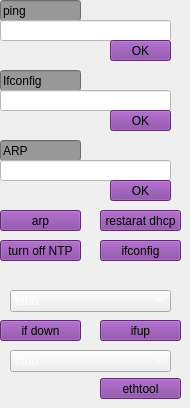
              <widget class="QWidget" name="tab_3">
               <attribute name="title">
                <string>redes</string>
               </attribute>
               <widget class="QLineEdit" name="lineEdit_9">
                <property name="geometry">
                 <rect>
                  <x>0</x>
                  <y>0</y>
                  <width>81</width>
                  <height>21</height>
                 </rect>
                </property>
                <property name="styleSheet">
                 <string notr="true">background-color: rgb(152, 152, 152);</string>
                </property>
                <property name="text">
                 <string>ping</string>
                </property>
               </widget>
               <widget class="QLineEdit" name="sn1_5">
                <property name="geometry">
                 <rect>
                  <x>0</x>
                  <y>20</y>
                  <width>171</width>
                  <height>21</height>
                 </rect>
                </property>
                <property name="styleSheet">
                 <string notr="true">color: rgb(0, 0, 0);
background-color: rgb(255, 255, 255);</string>
                </property>
                <property name="text">
                 <string/>
                </property>
               </widget>
               <widget class="QPushButton" name="bt_okl3">
                <property name="geometry">
                 <rect>
                  <x>110</x>
                  <y>40</y>
                  <width>61</width>
                  <height>21</height>
                 </rect>
                </property>
                <property name="styleSheet">
                 <string notr="true">QPushButton{
	background-color: rgb(129, 61, 156);
}

QPushButton:hover{
	background-color: rgba(255, 0, 140, 114);
}</string>
                </property>
                <property name="text">
                 <string>OK</string>
                </property>
               </widget>
               <widget class="QLineEdit" name="lineEdit_8">
                <property name="geometry">
                 <rect>
                  <x>0</x>
                  <y>70</y>
                  <width>81</width>
                  <height>21</height>
                 </rect>
                </property>
                <property name="styleSheet">
                 <string notr="true">background-color: rgb(152, 152, 152);</string>
                </property>
                <property name="text">
                 <string>Ifconfig</string>
                </property>
               </widget>
               <widget class="QLineEdit" name="sn1_4">
                <property name="geometry">
                 <rect>
                  <x>0</x>
                  <y>90</y>
                  <width>171</width>
                  <height>21</height>
                 </rect>
                </property>
                <property name="styleSheet">
                 <string notr="true">color: rgb(0, 0, 0);
background-color: rgb(255, 255, 255);</string>
                </property>
                <property name="text">
                 <string/>
                </property>
               </widget>
               <widget class="QPushButton" name="bt_okl2">
                <property name="geometry">
                 <rect>
                  <x>110</x>
                  <y>110</y>
                  <width>61</width>
                  <height>21</height>
                 </rect>
                </property>
                <property name="styleSheet">
                 <string notr="true">QPushButton{
	background-color: rgb(129, 61, 156);
}

QPushButton:hover{
	background-color: rgba(255, 0, 140, 114);
}</string>
                </property>
                <property name="text">
                 <string>OK</string>
                </property>
               </widget>
               <widget class="QLineEdit" name="lineEdit_7">
                <property name="geometry">
                 <rect>
                  <x>0</x>
                  <y>140</y>
                  <width>81</width>
                  <height>21</height>
                 </rect>
                </property>
                <property name="styleSheet">
                 <string notr="true">background-color: rgb(152, 152, 152);
</string>
                </property>
                <property name="text">
                 <string>ARP</string>
                </property>
               </widget>
               <widget class="QLineEdit" name="sn1_3">
                <property name="geometry">
                 <rect>
                  <x>0</x>
                  <y>160</y>
                  <width>171</width>
                  <height>21</height>
                 </rect>
                </property>
                <property name="styleSheet">
                 <string notr="true">color: rgb(0, 0, 0);
background-color: rgb(255, 255, 255);</string>
                </property>
                <property name="text">
                 <string/>
                </property>
               </widget>
               <widget class="QPushButton" name="bt_okl">
                <property name="geometry">
                 <rect>
                  <x>110</x>
                  <y>180</y>
                  <width>61</width>
                  <height>21</height>
                 </rect>
                </property>
                <property name="styleSheet">
                 <string notr="true">QPushButton{
	background-color: rgb(129, 61, 156);
}

QPushButton:hover{
	background-color: rgba(255, 0, 140, 114);
}</string>
                </property>
                <property name="text">
                 <string>OK</string>
                </property>
               </widget>
               <widget class="QPushButton" name="bt_arp">
                <property name="geometry">
                 <rect>
                  <x>0</x>
                  <y>210</y>
                  <width>81</width>
                  <height>21</height>
                 </rect>
                </property>
                <property name="styleSheet">
                 <string notr="true">QPushButton{
	background-color: rgb(129, 61, 156);
}

QPushButton:hover{
	background-color: rgba(255, 0, 140, 114);
}</string>
                </property>
                <property name="text">
                 <string>arp</string>
                </property>
               </widget>
               <widget class="QPushButton" name="bt_ifcong">
                <property name="geometry">
                 <rect>
                  <x>100</x>
                  <y>240</y>
                  <width>81</width>
                  <height>21</height>
                 </rect>
                </property>
                <property name="styleSheet">
                 <string notr="true">QPushButton{
	background-color: rgb(129, 61, 156);
}

QPushButton:hover{
	background-color: rgba(255, 0, 140, 114);
}</string>
                </property>
                <property name="text">
                 <string>ifconfig</string>
                </property>
               </widget>
               <widget class="QPushButton" name="bt_dhcpd">
                <property name="geometry">
                 <rect>
                  <x>100</x>
                  <y>210</y>
                  <width>81</width>
                  <height>21</height>
                 </rect>
                </property>
                <property name="styleSheet">
                 <string notr="true">QPushButton{
	background-color: rgb(129, 61, 156);
}

QPushButton:hover{
	background-color: rgba(255, 0, 140, 114);
}</string>
                </property>
                <property name="text">
                 <string>restarat dhcp</string>
                </property>
               </widget>
               <widget class="QPushButton" name="bt_ntp">
                <property name="geometry">
                 <rect>
                  <x>0</x>
                  <y>240</y>
                  <width>81</width>
                  <height>21</height>
                 </rect>
                </property>
                <property name="styleSheet">
                 <string notr="true">QPushButton{
	background-color: rgb(129, 61, 156);
}

QPushButton:hover{
	background-color: rgba(255, 0, 140, 114);
}</string>
                </property>
                <property name="text">
                 <string>turn off NTP</string>
                </property>
               </widget>
               <widget class="QPushButton" name="bt_ifd">
                <property name="geometry">
                 <rect>
                  <x>0</x>
                  <y>320</y>
                  <width>81</width>
                  <height>21</height>
                 </rect>
                </property>
                <property name="styleSheet">
                 <string notr="true">QPushButton{
	background-color: rgb(129, 61, 156);
}

QPushButton:hover{
	background-color: rgba(255, 0, 140, 114);
}</string>
                </property>
                <property name="text">
                 <string>if down</string>
                </property>
               </widget>
               <widget class="QPushButton" name="bt_ifu">
                <property name="geometry">
                 <rect>
                  <x>100</x>
                  <y>320</y>
                  <width>81</width>
                  <height>21</height>
                 </rect>
                </property>
                <property name="styleSheet">
                 <string notr="true">QPushButton{
	background-color: rgb(129, 61, 156);
}

QPushButton:hover{
	background-color: rgba(255, 0, 140, 114);
}</string>
                </property>
                <property name="text">
                 <string>ifup</string>
                </property>
               </widget>
               <widget class="QComboBox" name="comboBox">
                <property name="geometry">
                 <rect>
                  <x>10</x>
                  <y>290</y>
                  <width>161</width>
                  <height>22</height>
                 </rect>
                </property>
                <property name="styleSheet">
                 <string notr="true">color: rgb(255, 255, 255);</string>
                </property>
                <item>
                 <property name="text">
                  <string>eth0</string>
                 </property>
                </item>
                <item>
                 <property name="text">
                  <string>eth1</string>
                 </property>
                </item>
                <item>
                 <property name="text">
                  <string>eth2</string>
                 </property>
                </item>
                <item>
                 <property name="text">
                  <string>eth3</string>
                 </property>
                </item>
                <item>
                 <property name="text">
                  <string>eth4</string>
                 </property>
                </item>
                <item>
                 <property name="text">
                  <string>eth5</string>
                 </property>
                </item>
                <item>
                 <property name="text">
                  <string>eth6</string>
                 </property>
                </item>
                <item>
                 <property name="text">
                  <string>eth7</string>
                 </property>
                </item>
                <item>
                 <property name="text">
                  <string>bridge0</string>
                 </property>
                </item>
               </widget>
               <widget class="QPushButton" name="bt_etool">
                <property name="geometry">
                 <rect>
                  <x>100</x>
                  <y>378</y>
                  <width>81</width>
                  <height>21</height>
                 </rect>
                </property>
                <property name="styleSheet">
                 <string notr="true">QPushButton{
	background-color: rgb(129, 61, 156);
}

QPushButton:hover{
	background-color: rgba(255, 0, 140, 114);
}</string>
                </property>
                <property name="text">
                 <string>ethtool</string>
                </property>
               </widget>
               <widget class="QComboBox" name="comboBox_2">
                <property name="geometry">
                 <rect>
                  <x>10</x>
                  <y>350</y>
                  <width>161</width>
                  <height>22</height>
                 </rect>
                </property>
                <property name="styleSheet">
                 <string notr="true">color: rgb(255, 255, 255);</string>
                </property>
                <item>
                 <property name="text">
                  <string>eth0</string>
                 </property>
                </item>
                <item>
                 <property name="text">
                  <string>eth1</string>
                 </property>
                </item>
                <item>
                 <property name="text">
                  <string>eth2</string>
                 </property>
                </item>
                <item>
                 <property name="text">
                  <string>eth3</string>
                 </property>
                </item>
                <item>
                 <property name="text">
                  <string>eth4</string>
                 </property>
                </item>
                <item>
                 <property name="text">
                  <string>eth5</string>
                 </property>
                </item>
                <item>
                 <property name="text">
                  <string>eth6</string>
                 </property>
                </item>
                <item>
                 <property name="text">
                  <string>eth7</string>
                 </property>
                </item>
               </widget>
              </widget>
